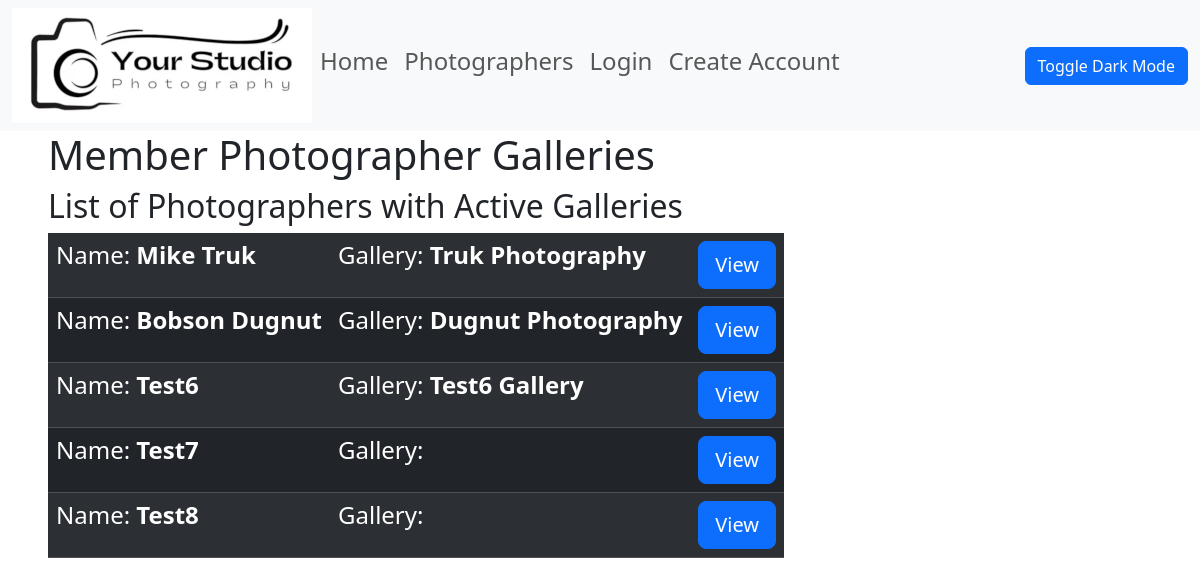
The page / on the database its author committed.
### photo_app/models.py (models this page shows, shortened)
class Photographer(models.Model):
    name = models.CharField(max_length=200)
    email = models.CharField("UCCS Email", max_length=200)
    user = models.OneToOneField(User, null=True, on_delete=models.CASCADE)
    gallery = models.OneToOneField(Gallery, null=True, on_delete=models.CASCADE, unique=True, default=None)
    def __str__(self):
        return self.name

class Gallery(models.Model):
    title = models.CharField(max_length=200)
    about = models.TextField((""), blank=True)
    def get_absolute_url(self):
        return reverse('gallery-detail', args=[str(self.id)])

### photo_app/views.py (the view)
# urls.py: path('', views.index, name='index'),
def index(request):
    photographer_active_galleries = Photographer.objects.select_related('gallery').all()
    print("active gallery query set", photographer_active_galleries)
    return render( request, 'photo_app/index.html', {'photographer_active_galleries':photographer_active_galleries})

### photo_app/templates/photo_app/index.html
{% extends "photo_app/base_template.html" %}
{% block content %}
<h1>Member Photographer Galleries</h1>
<h2>List of Photographers with Active Galleries</h2>
<table class="table table-striped table-dark list-group">
    <tbody>
{% for i in photographer_active_galleries %}
<tr>
<td><h4>Name: <strong>{{i.name}}</strong></h4></td>
<td><h4>Gallery: <strong>{{ i.gallery.title }}</strong></td>
<td><a class="btn btn-primary btn-lg" href="{{ i.gallery.get_absolute_url }}" role="button">View</a></h4></td>
</tr>
{% endfor %}
</table>
{% endblock %}

### photo_app/templates/photo_app/base_template.html (style rules this page uses)
body { background-color: light; }

### rows shown on the page
Photographer: name "Mike Truk", gallery "Truk Photography"
Photographer: name "Bobson Dugnut", gallery "Dugnut Photography"
Photographer: name "Test6", gallery "Test6 Gallery"
Photographer: name "Test7"
Photographer: name "Test8"
